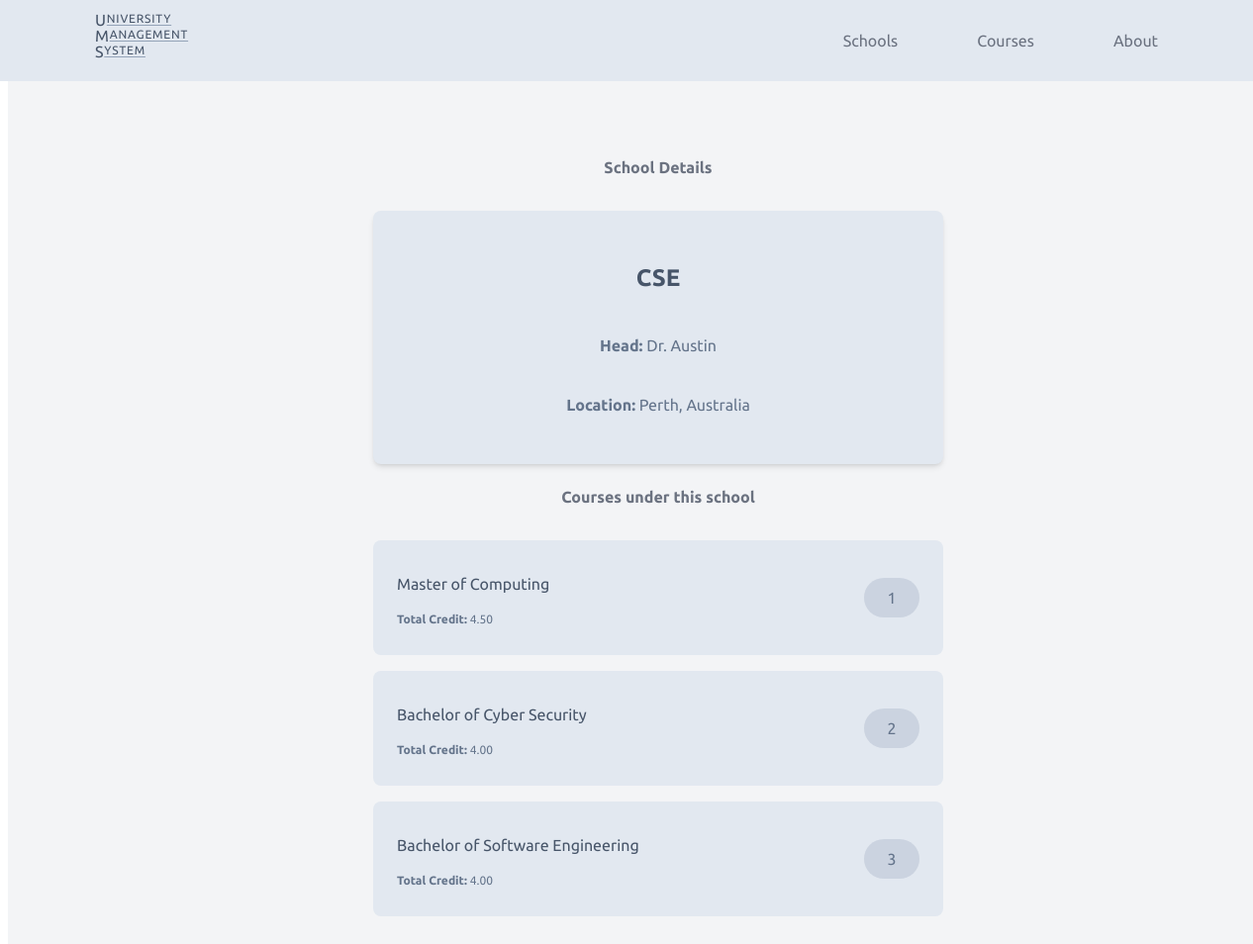
The app's page /schools/2 with its own data.
### schools/models.py (models this page shows)
class School(models.Model):
    name     = models.CharField(max_length=255)
    headName = models.CharField(max_length=255)
    location = models.CharField(max_length=511)

### courses/models.py (models this page shows)
class Course(models.Model):
    name = models.CharField(max_length=255)
    coordinator = models.CharField(max_length=255)
    total_credits = models.DecimalField(max_digits=6, decimal_places=3)
    school = models.ForeignKey(School, on_delete=models.CASCADE, related_name='courses')

### schools/views.py (the view)
# urls.py: path('<int:id>', views.show, name='courses.show'),
def show(request, id):
    school = get_object_or_404(School, id=id)
    context = {
        "school": school,
        "course_list": school.courses.all(),
    }
    return render(request, 'schools/show.html', context)

### schools/templates/schools/show.html (shortened to what this page needs)
{% extends 'common/base.html' %}
{% block content %}
    <div class="content-root">
        <div class="content-container">
            <h4>School Details</h4>
            <section class="details-card">
                <h2 class="details-card-title">{{ school.name }}</h2>
                <p class="details-card-subtitle"><b>Head:</b> {{ school.headName }}</p>
                <p class="details-card-subtitle"><b>Location:</b> {{ school.location }}</p>
            </section>
            <h4>Courses under this school</h4>
            <section class="large-list-container">
                {% for course in course_list %}
                    <a href="{% url 'courses.show' id=course.id %}" class="list-item-card">
                        <section class="list-item-card-left">
                            <p class="list-item-card-title">{{ course.name }}</p>
                            <p class="list-item-card-subtitle"><b>Total Credit:</b> {{ course.total_credits|floatformat:2 }}</p>
                        </section>
                        <section>
                            <p class="list-item-card-counter">{{ forloop.counter }}</p>
                        </section>
                    </a>
                {% endfor %}
            </section>
        </div>
    </div>
{% endblock %}

### core/templates/common/base.html (style rules this page uses)
body, a { text-decoration-line: none; font-family: "Ubuntu", sans-serif; }
.content-root { padding: 8rem 2rem; width: 100%; min-height: 100vh; background-color: rgb(243 244 246); }
.content-container { max-width: 36rem; margin-left: auto; margin-right: auto; }
h2 { font-size: 1.5rem; line-height: 2rem; text-align: center; color: rgb(31 41 55); }
h4 { font-size: 1rem; line-height: 1.5rem; text-align: center; color: rgb(107 114 128); }
.details-card { border-radius: 0.5rem; box-shadow: 0 4px 6px -1px rgb(0 0 0 / 0.1), 0 2px 4px -2px rgb(0 0 0 / 0.1); margin-top: 2rem; padding: 2rem; display: flex; flex-direction: column; row-gap: 1rem; background-color: rgb(226 232 240); text-align: center; }
.details-card-title { color: rgb(71 85 105); }
.details-card-subtitle { margin-top: 0.25rem; font-size: 1rem; line-height: 1.5rem; color: rgb(100 116 139); }
.large-list-container { margin-top: 2rem; display: flex; flex-direction: column; row-gap: 1rem; }
.list-item-card { transition-property: all; transition-timing-function: cubic-bezier(0.4, 0, 0.2, 1); transition-duration: 150ms; border-radius: 0.5rem; display: flex; flex-direction: row; column-gap: 1rem; align-items: center; padding: 1rem 1.5rem; background-color: rgb(226 232 240); cursor: pointer; }
.list-item-card-left { flex: 1 1 0%; }
.list-item-card-title { font-size: 1rem; line-height: 1.5rem; color: rgb(71 85 105); }
.list-item-card-subtitle { margin-top: 0.25rem; font-size: 0.75rem; line-height: 1rem; color: rgb(100 116 139); }
.list-item-card-counter { border-radius: 9999px; min-width: 2.5rem; height: 2.5rem; display: flex; justify-content: center; align-items: center; padding: 0rem 0.5rem; background-color: rgb(148 163 184 / 0.3); color: rgb(100 116 139); }

### records on screen
School: name "CSE", headName "Dr. Austin", location "Perth, Australia"
Course: name "Master of Computing", total_credits "4.50"
Course: name "Bachelor of Cyber Security", total_credits "4.00"
Course: name "Bachelor of Software Engineering", total_credits "4.00"
